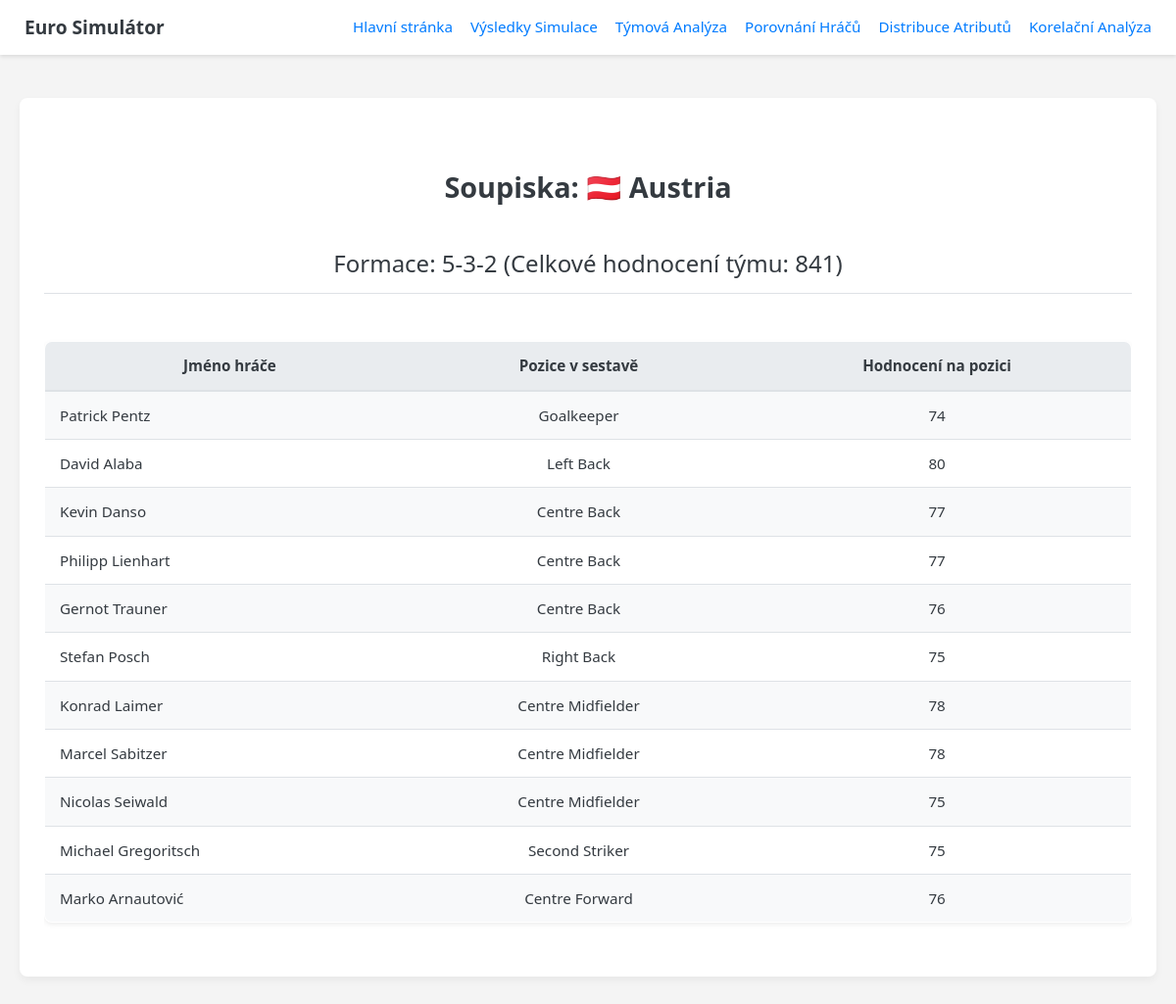
Page /tym/Austria on the committed database.
### tables this page shows
CREATE TABLE "rosters" (
"nationality" TEXT,
  "player_name" TEXT,
  "assigned_position" TEXT,
  "overall_rating_in_position" INTEGER,
  "formation_name" TEXT
);

### app/routes.py (the view)
@app.route("/tym/<team_name>")
def team_roster(team_name):
    conn = get_db()
    players_list = []
    formation_name = "N/A"
    total_team_rating = 0
    try:
        cursor = conn.execute(
            "SELECT player_name, assigned_position, overall_rating_in_position, formation_name FROM rosters WHERE nationality = ?",
            (team_name,),
        )
        roster_data_raw = [dict(row) for row in cursor.fetchall()]
        if not roster_data_raw:
            abort(404)
        formation_name = roster_data_raw[0]["formation_name"]
        total_team_rating = sum(
            p["overall_rating_in_position"] for p in roster_data_raw
        )
        if formation_name in formations:
            pos_map = {pos: i for i, pos in enumerate(formations[formation_name])}
            players_list = sorted(
                roster_data_raw, key=lambda p: pos_map.get(p["assigned_position"], 99)
            )
        else:
            players_list = sorted(roster_data_raw, key=lambda p: p["player_name"])
    except Exception as e:
        logging.error(f"Error reading roster for {team_name}: {e}")
        abort(500)
    return render_template(
        "team_roster.html",
        title=f"Soupiska - {team_name}",
        team_name=team_name,
        formation_name=formation_name,
        players=players_list,
        total_team_rating=total_team_rating,
    )

### app/routes.py (called while the page is built)
def get_flag_emoji(country_name):
    code = COUNTRY_CODES.get(country_name)
    if not code or len(code) != 2:
        if country_name == "England":
            return "🏴󠁧󠁢󠁥󠁮󠁧󠁿"
        if country_name == "Scotland":
            return "🏴󠁧󠁢󠁳󠁣󠁴󠁿"
        return "🏳️"
    return chr(ord("🇦") + ord(code[0]) - ord("A")) + chr(
        ord("🇦") + ord(code[1]) - ord("A")
    )

def get_database_path():
    if "BASE_DIR" not in app.config:
        app.config["BASE_DIR"] = os.path.dirname(
            os.path.dirname(os.path.abspath(__file__))
        )
    return os.path.join(app.config["BASE_DIR"], "data", "database.db")

def get_db():
    if "db" not in g:
        db_path = get_database_path()
        try:
            g.db = sqlite3.connect(db_path)
            g.db.row_factory = sqlite3.Row
            logging.info(f"DB connection successful to {db_path}")
        except sqlite3.Error as e:
            logging.error(f"DB connection error: {e}")
            abort(500)
    return g.db

@app.context_processor
def utility_processor():
    return dict(get_flag_emoji=get_flag_emoji)

### app/templates/team_roster.html (shortened to what this page needs)
<!doctype html>
<html>
<head>
</head>
<body>
    <nav class="nav-bar">
        <div class="nav-title">Euro Simulátor</div>
        <div class="nav-links" id="navLinks">
            <a href="{{ url_for('index') }}" class="{{ 'active' if active_page == 'index' }}">Hlavní stránka</a>
            <a href="{{ url_for('simulation_results') }}" class="{{ 'active' if active_page == 'simulation' }}">Výsledky
                Simulace</a>
            <a href="{{ url_for('descriptive_analysis') }}" class="{{ 'active' if active_page == 'analysis' }}">Týmová
                Analýza</a>
            <a href="{{ url_for('player_comparison') }}" class="{{ 'active' if active_page == 'comparison' }}">Porovnání
                Hráčů</a>
            <a href="{{ url_for('attribute_distributions') }}"
                class="{{ 'active' if active_page == 'distributions' }}">Distribuce Atributů</a>
            <a href="{{ url_for('correlation_analysis') }}"
                class="{{ 'active' if active_page == 'correlation' }}">Korelační Analýza</a>
        </div>
    </nav>
    <div class="container">
        <h1>Soupiska: {{ get_flag_emoji(team_name) }} {{ team_name }}</h1>
        <h2>Formace: {{ formation_name }} (Celkové hodnocení týmu: {{ total_team_rating }})</h2>
        {% if players %}
        <div class="table-responsive">
            <table>
                <thead>
                    <tr>
                        <th>Jméno hráče</th>
                        <th>Pozice v sestavě</th>
                        <th>Hodnocení na pozici</th>
                    </tr>
                </thead>
                <tbody>
                    {% for player in players %}
                    <tr>
                        <td>{{ player.player_name }}</td>
                        <td class="center">{{ player.assigned_position }}</td>
                        <td class="center">{{ player.overall_rating_in_position }}</td>
                    </tr>
                    {% endfor %}
                </tbody>
            </table>
        </div>
        {% else %}
        <p class="info-message">Pro tento tým nebyla nalezena žádná soupiska.</p>
        {% endif %}
    </div>
</body>
</html>

### app/templates/team_roster.html (style rules this page uses)
:root { --primary-color: #007bff; --primary-hover: #0056b3; --secondary-color: #6c757d; --secondary-hover: #5a6268; --light-bg: #f8f9fa; --border-color: #dee2e6; --text-color: #343a40; --text-muted: #6c757d; --card-bg: #ffffff; --header-bg: #e9ecef; --success-color: #28a745; --danger-color: #dc3545; --stat-better: #28a745; --stat-worse: #dc3545; --stat-max: #17a2b8; --stat-min: #ffc107; --link-color: #007bff; --link-hover: #0056b3; }
body { font-family: system-ui, -apple-system, BlinkMacSystemFont, 'Segoe UI', Roboto, Oxygen, Ubuntu, Cantarell, 'Open Sans', 'Helvetica Neue', sans-serif; margin: 0; padding: 20px; line-height: 1.6; background-color: #f4f4f4; color: var(--text-color); position: relative; padding-top: 80px; }
.container { max-width: 1200px; margin: 20px auto; padding: 25px; background-color: var(--card-bg); border-radius: 8px; box-shadow: 0 4px 8px rgba(0, 0, 0, 0.05); }
h1, h2, h3, h4 { color: var(--text-color); margin-top: 1.5em; margin-bottom: 0.8em; font-weight: 600; }
h1 { text-align: center; margin-bottom: 1em; font-size: 1.8em; }
h2 { text-align: center; margin-bottom: 1.2em; font-size: 1.5em; font-weight: 500; border-bottom: 1px solid var(--border-color); padding-bottom: 10px; }
a { color: var(--link-color); text-decoration: none; }
.nav-bar { position: fixed; top: 0; left: 0; right: 0; background-color: white; box-shadow: 0 2px 4px rgba(0, 0, 0, 0.1); z-index: 1000; padding: 10px 25px; display: flex; justify-content: space-between; align-items: center; transition: transform 0.3s ease-in-out; flex-wrap: wrap; }
.nav-title { font-weight: 600; font-size: 1.2em; color: var(--text-color); flex-grow: 1; }
.nav-links { display: flex; align-items: center; }
.nav-links a { margin-left: 18px; color: var(--primary-color); text-decoration: none; font-weight: 500; font-size: 0.95em; padding: 5px 0; border-bottom: 2px solid transparent; transition: border-color 0.2s ease, background-color 0.2s ease, color 0.2s ease; white-space: nowrap; }
table { border-collapse: collapse; width: 100%; margin: 20px auto 30px auto; background-color: var(--card-bg); box-shadow: 0 2px 5px rgba(0, 0, 0, 0.07); border-radius: 8px; overflow: hidden; border: 1px solid var(--border-color); font-size: 0.95em; }
th, td { border: none; border-bottom: 1px solid var(--border-color); padding: 12px 15px; text-align: left; vertical-align: middle; }
th { background-color: var(--header-bg); font-weight: 600; color: var(--text-color); border-bottom-width: 2px; text-align: center; }
tbody tr:last-child td { border-bottom: none; }
tbody tr:nth-child(odd) { background-color: var(--light-bg); }
td.center, th.center { text-align: center; }
.table-responsive { overflow-x: auto; }

### rows in the picture
rosters: formation_name "5-3-2", player_name "Patrick Pentz", assigned_position "Goalkeeper", overall_rating_in_position "74"
rosters: player_name "David Alaba", assigned_position "Left Back", overall_rating_in_position "80"
rosters: player_name "Kevin Danso", assigned_position "Centre Back", overall_rating_in_position "77"
rosters: player_name "Philipp Lienhart", assigned_position "Centre Back", overall_rating_in_position "77"
rosters: player_name "Gernot Trauner", assigned_position "Centre Back", overall_rating_in_position "76"
rosters: player_name "Stefan Posch", assigned_position "Right Back", overall_rating_in_position "75"
rosters: player_name "Konrad Laimer", assigned_position "Centre Midfielder", overall_rating_in_position "78"
rosters: player_name "Marcel Sabitzer", assigned_position "Centre Midfielder", overall_rating_in_position "78"
rosters: player_name "Nicolas Seiwald", assigned_position "Centre Midfielder", overall_rating_in_position "75"
rosters: player_name "Michael Gregoritsch", assigned_position "Second Striker", overall_rating_in_position "75"
rosters: player_name "Marko Arnautović", assigned_position "Centre Forward", overall_rating_in_position "76"

### other values in the picture
{{ get_flag_emoji(team_name) }} "🇦🇹"
{{ team_name }} "Austria"
{{ total_team_rating }} "841"
